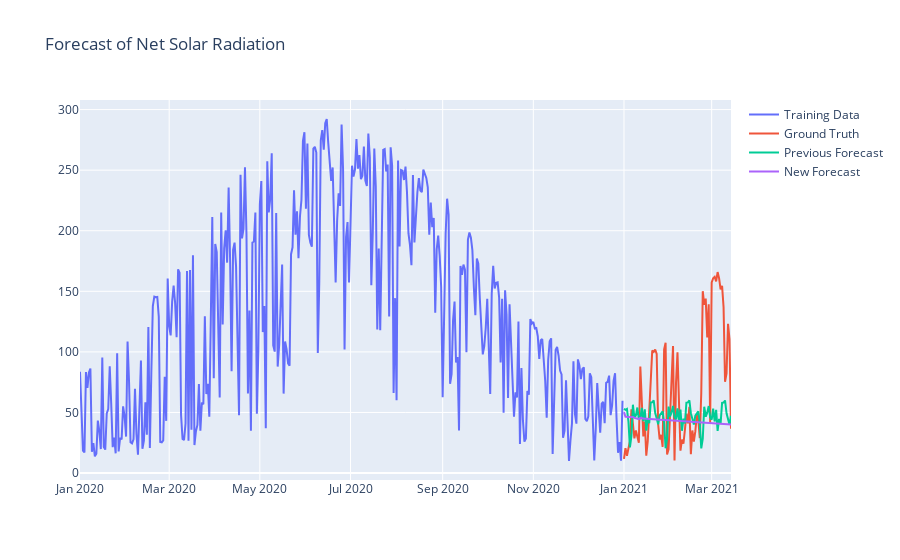

Notebook cell for this chart:
### Code cell
sarima_forecast(train_d_1d, val_d['Bondville_IL'].netsolar, df_arima_pred['predict_sarimax1'],
               df_arima_pred['predict_sarimax4'])
